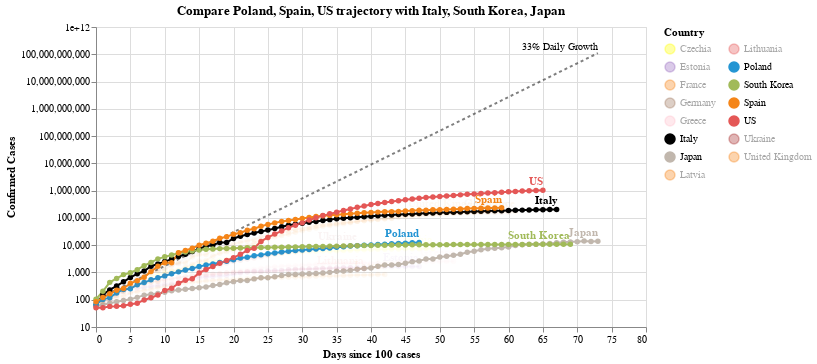

The notebook cell this image was saved under:
### Code cell
#hide_input
chart2 = make_since_chart(['Poland', 'Spain', 'US'])
chart2

### Figure 1 — Vega-Lite specification as saved in the notebook (floating-point values rounded to 4 significant figures; data arrays with more than 128 entries replaced by an {"elided": "..."} marker saying what was removed)
{"config": {"view": {"continuousWidth": 400, "continuousHeight": 300}}, "layer": [{"mark": {"type": "line", "color": "black", "opacity": 0.5, "strokeDash": [3, 3]}, "encoding": {"x": {"type": "quantitative", "field": "Days since 100 cases"}, "y": {"type": "quantitative", "field": "Confirmed Cases"}}}, {"mark": {"type": "text", "align": "right", "dy": -6, "fontSize": 10, "text": "33% Daily Growth"}, "encoding": {"x": {"type": "quantitative", "field": "Days since 100 cases"}, "y": {"type": "quantitative", "field": "Confirmed Cases"}}, "transform": [{"filter": "(datum['Days since 100 cases'] >= 73)"}]}, {"data": {"name": "data-41cd1ce836814c559ef2af30362119ef"}, "mark": {"type": "line", "point": true}, "encoding": {"color": {"type": "nominal", "field": "Country", "legend": {"columns": 2}, "scale": {"domain": ["Czechia", "Estonia", "France", "Germany", "Greece", "Italy", "Japan", "Latvia", "Lithuania", "Poland", "South Korea", "Spain", "US", "Ukraine", "United Kingdom"], "range": ["yellow", "#9467bd", "#F58518", "#9D755D", "pink", "black", "#C1B7AD", "#F58518", "#E45756", "#2495D3", "#A1BA59", "#F58518", "#E45756", "brown", "#F58518"]}}, "opacity": {"condition": {"value": 1, "selection": "selector004"}, "value": 0.05}, "tooltip": [{"type": "nominal", "field": "Country"}, {"type": "temporal", "field": "Date"}, {"type": "quantitative", "field": "Confirmed Cases"}, {"type": "quantitative", "field": "Days since 100 cases"}], "x": {"type": "quantitative", "field": "Days since 100 cases"}, "y": {"type": "quantitative", "field": "Confirmed Cases", "scale": {"type": "log"}}}, "selection": {"selector004": {"type": "multi", "fields": ["Country"], "bind": "legend", "init": [{"Country": "Poland"}, {"Country": "Spain"}, {"Country": "US"}, {"Country": "Italy"}, {"Country": "South Korea"}, {"Country": "Japan"}]}}, "width": 550}, {"data": {"name": "data-41cd1ce836814c559ef2af30362119ef"}, "mark": {"type": "text", "align": "right", "dy": -8, "fontWeight": "bold"}, "encoding": {"color": {"type": "nominal", "field": "Country", "legend": {"columns": 2}, "scale": {"domain": ["Czechia", "Estonia", "France", "Germany", "Greece", "Italy", "Japan", "Latvia", "Lithuania", "Poland", "South Korea", "Spain", "US", "Ukraine", "United Kingdom"], "range": ["yellow", "#9467bd", "#F58518", "#9D755D", "pink", "black", "#C1B7AD", "#F58518", "#E45756", "#2495D3", "#A1BA59", "#F58518", "#E45756", "brown", "#F58518"]}}, "opacity": {"condition": {"value": 1, "selection": "selector004"}, "value": 0.05}, "text": {"type": "nominal", "field": "Country"}, "tooltip": [{"type": "nominal", "field": "Country"}, {"type": "temporal", "field": "Date"}, {"type": "quantitative", "field": "Confirmed Cases"}, {"type": "quantitative", "field": "Days since 100 cases"}], "x": {"type": "quantitative", "field": "Days since 100 cases"}, "y": {"type": "quantitative", "field": "Confirmed Cases", "scale": {"type": "log"}}}, "transform": [{"filter": "(datum['Date'] >= 1588118400000)"}], "width": 550}], "data": {"name": "data-529fe82ad0088db904012636adb1924d"}, "title": "Compare Poland, Spain, US trajectory with Italy, South Korea, Japan", "$schema": "https://vega.github.io/schema/vega-lite/v4.0.2.json", "datasets": {"data-529fe82ad0088db904012636adb1924d": [{"Days since 100 cases": 0, "Confirmed Cases": 100.0}, {"Days since 100 cases": 1, "Confirmed Cases": 133.0}, {"Days since 100 cases": 2, "Confirmed Cases": 176.9}, {"Days since 100 cases": 3, "Confirmed Cases": 235.3}, {"Days since 100 cases": 4, "Confirmed Cases": 312.9}, {"Days since 100 cases": 5, "Confirmed Cases": 416.2}, {"Days since 100 cases": 6, "Confirmed Cases": 553.5}, {"Days since 100 cases": 7, "Confirmed Cases": 736.1}, {"Days since 100 cases": 8, "Confirmed Cases": 979.1}, {"Days since 100 cases": 9, "Confirmed Cases": 1302.0}, {"Days since 100 cases": 10, "Confirmed Cases": 1732.0}, {"Days since 100 cases": 11, "Confirmed Cases": 2303.0}, {"Days since 100 cases": 12, "Confirmed Cases": 3064.0}, {"Days since 100 cases": 13, "Confirmed Cases": 4074.0}, {"Days since 100 cases": 14, "Confirmed Cases": 5419.0}, {"Days since 100 cases": 15, "Confirmed Cases": 7207.0}, {"Days since 100 cases": 16, "Confirmed Cases": 9586.0}, {"Days since 100 cases": 17, "Confirmed Cases": 12750.0}, {"Days since 100 cases": 18, "Confirmed Cases": 16960.0}, {"Days since 100 cases": 19, "Confirmed Cases": 22550.0}, {"Days since 100 cases": 20, "Confirmed Cases": 29990.0}, {"Days since 100 cases": 21, "Confirmed Cases": 39890.0}, {"Days since 100 cases": 22, "Confirmed Cases": 53060.0}, {"Days since 100 cases": 23, "Confirmed Cases": 70560.0}, {"Days since 100 cases": 24, "Confirmed Cases": 93850.0}, {"Days since 100 cases": 25, "Confirmed Cases": 124800.0}, {"Days since 100 cases": 26, "Confirmed Cases": 166000.0}, {"Days since 100 cases": 27, "Confirmed Cases": 220800.0}, {"Days since 100 cases": 28, "Confirmed Cases": 293700.0}, {"Days since 100 cases": 29, "Confirmed Cases": 390600.0}, {"Days since 100 cases": 30, "Confirmed Cases": 519500.0}, {"Days since 100 cases": 31, "Confirmed Cases": 690900.0}, {"Days since 100 cases": 32, "Confirmed Cases": 918900.0}, {"Days since 100 cases": 33, "Confirmed Cases": 1222000.0}, {"Days since 100 cases": 34, "Confirmed Cases": 1625000.0}, {"Days since 100 cases": 35, "Confirmed Cases": 2162000.0}, {"Days since 100 cases": 36, "Confirmed Cases": 2875000.0}, {"Days since 100 cases": 37, "Confirmed Cases": 3824000.0}, {"Days since 100 cases": 38, "Confirmed Cases": 5086000.0}, {"Days since 100 cases": 39, "Confirmed Cases": 6764000.0}, {"Days since 100 cases": 40, "Confirmed Cases": 8996000.0}, {"Days since 100 cases": 41, "Confirmed Cases": 11970000.0}, {"Days since 100 cases": 42, "Confirmed Cases": 15910000.0}, {"Days since 100 cases": 43, "Confirmed Cases": 21170000.0}, {"Days since 100 cases": 44, "Confirmed Cases": 28150000.0}, {"Days since 100 cases": 45, "Confirmed Cases": 37440000.0}, {"Days since 100 cases": 46, "Confirmed Cases": 49790000.0}, {"Days since 100 cases": 47, "Confirmed Cases": 66230000.0}, {"Days since 100 cases": 48, "Confirmed Cases": 88080000.0}, {"Days since 100 cases": 49, "Confirmed Cases": 117100000.0}, {"Days since 100 cases": 50, "Confirmed Cases": 155800000.0}, {"Days since 100 cases": 51, "Confirmed Cases": 207200000.0}, {"Days since 100 cases": 52, "Confirmed Cases": 275600000.0}, {"Days since 100 cases": 53, "Confirmed Cases": 366600000.0}, {"Days since 100 cases": 54, "Confirmed Cases": 487500000.0}, {"Days since 100 cases": 55, "Confirmed Cases": 648400000.0}, {"Days since 100 cases": 56, "Confirmed Cases": 862400000.0}, {"Days since 100 cases": 57, "Confirmed Cases": 1147000000.0}, {"Days since 100 cases": 58, "Confirmed Cases": 1525000000.0}, {"Days since 100 cases": 59, "Confirmed Cases": 2029000000.0}, {"Days since 100 cases": 60, "Confirmed Cases": 2698000000.0}, {"Days since 100 cases": 61, "Confirmed Cases": 3589000000.0}, {"Days since 100 cases": 62, "Confirmed Cases": 4773000000.0}, {"Days since 100 cases": 63, "Confirmed Cases": 6348000000.0}, {"Days since 100 cases": 64, "Confirmed Cases": 8443000000.0}, {"Days since 100 cases": 65, "Confirmed Cases": 11230000000.0}, {"Days since 100 cases": 66, "Confirmed Cases": 14940000000.0}, {"Days since 100 cases": 67, "Confirmed Cases": 19860000000.0}, {"Days since 100 cases": 68, "Confirmed Cases": 26420000000.0}, {"Days since 100 cases": 69, "Confirmed Cases": 35140000000.0}, {"Days since 100 cases": 70, "Confirmed Cases": 46730000000.0}, {"Days since 100 cases": 71, "Confirmed Cases": 62150000000.0}, {"Days since 100 cases": 72, "Confirmed Cases": 82660000000.0}, {"Days since 100 cases": 73, "Confirmed Cases": 109900000000.0}], "data-41cd1ce836814c559ef2af30362119ef": {"elided": "840 records"}}}
